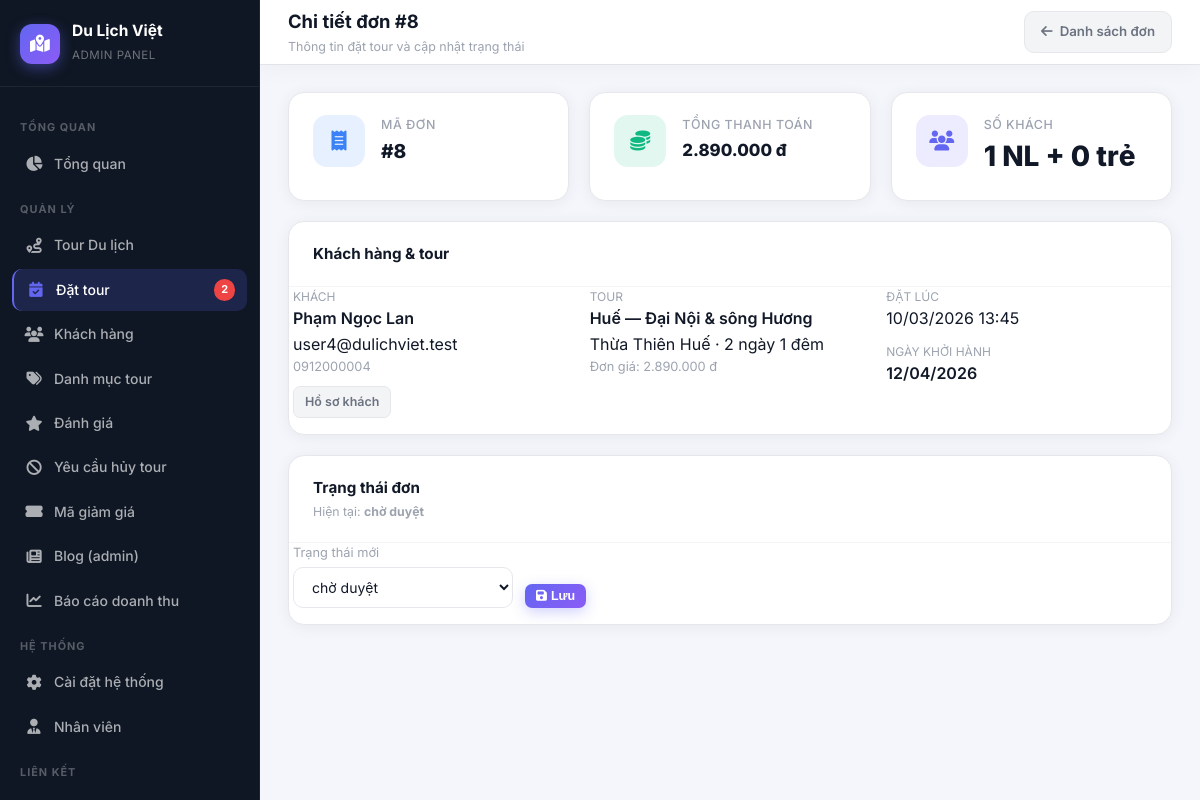
The app's page /admin/bookings/detail.php?id=8 (signed in) with its own data.
### tables this page shows
CREATE TABLE `bookings` (
  `id` INT UNSIGNED NOT NULL AUTO_INCREMENT,
  `user_id` INT UNSIGNED NOT NULL,
  `tour_id` INT UNSIGNED NOT NULL,
  `adults` INT UNSIGNED NOT NULL DEFAULT 1,
  `children` INT UNSIGNED NOT NULL DEFAULT 0,
  `departure_date` DATE NULL DEFAULT NULL,
  `coupon_code` VARCHAR(40) NULL DEFAULT NULL,
  `discount_amount` DECIMAL(12,2) NOT NULL DEFAULT 0.00,
  `holiday_surcharge_percent` TINYINT UNSIGNED NOT NULL DEFAULT 0,
  `holiday_surcharge_amount` DECIMAL(12,2) NOT NULL DEFAULT 0.00,
  `total_amount` DECIMAL(12,2) NOT NULL DEFAULT 0.00,
  `status` ENUM(
    'chờ duyệt',
    'đã xác nhận',
    'đã thanh toán',
    'yêu cầu hủy',
    'đã hủy'
  ) NOT NULL DEFAULT 'chờ duyệt',
  `cancel_reason` TEXT NULL DEFAULT NULL,
  `created_at` DATETIME NOT NULL DEFAULT CURRENT_TIMESTAMP,
  `updated_at` DATETIME NULL DEFAULT NULL ON UPDATE CURRENT_TIMESTAMP,
  PRIMARY KEY (`id`),
  KEY `idx_bookings_user` (`user_id`),
  KEY `idx_bookings_tour` (`tour_id`),
  KEY `idx_bookings_status` (`status`),
  KEY `idx_bookings_created` (`created_at`),
  CONSTRAINT `fk_bookings_user`
    FOREIGN KEY (`user_id`) REFERENCES `users` (`id`)
    ON DELETE CASCADE ON UPDATE CASCADE,
  CONSTRAINT `fk_bookings_tour`
    FOREIGN KEY (`tour_id`) REFERENCES `tours` (`id`)
    ON DELETE RESTRICT ON UPDATE CASCADE
);

CREATE TABLE `users` (
  `id` INT UNSIGNED NOT NULL AUTO_INCREMENT,
  `full_name` VARCHAR(120) NOT NULL,
  `email` VARCHAR(190) NOT NULL,
  `password` VARCHAR(255) NOT NULL,
  `phone` VARCHAR(20) NOT NULL DEFAULT '',
  `role` ENUM('user','staff','admin') NOT NULL DEFAULT 'user',
  `is_active` TINYINT(1) NOT NULL DEFAULT 1,
  `created_at` DATETIME NOT NULL DEFAULT CURRENT_TIMESTAMP,
  `updated_at` DATETIME NULL DEFAULT NULL ON UPDATE CURRENT_TIMESTAMP,
  PRIMARY KEY (`id`),
  UNIQUE KEY `uq_users_email` (`email`),
  KEY `idx_users_role` (`role`)
);

CREATE TABLE `tours` (
  `id` INT UNSIGNED NOT NULL AUTO_INCREMENT,
  `category_id` INT UNSIGNED NULL DEFAULT NULL,
  `tour_name` VARCHAR(255) NOT NULL,
  `description` TEXT NULL,
  `journey_intro` MEDIUMTEXT NULL DEFAULT NULL,
  `highlights` MEDIUMTEXT NULL DEFAULT NULL,
  `departure_schedule` MEDIUMTEXT NULL DEFAULT NULL,
  `itinerary` MEDIUMTEXT NULL DEFAULT NULL,
  `destination` VARCHAR(255) NOT NULL,
  `duration` VARCHAR(80) NOT NULL DEFAULT '',
  `price` DECIMAL(12,2) NOT NULL DEFAULT 0.00,
  `image_url` VARCHAR(512) NULL DEFAULT NULL,
  `gallery_urls` MEDIUMTEXT NULL DEFAULT NULL,
  `available_slots` INT UNSIGNED NOT NULL DEFAULT 0,
  `status` ENUM('hiện','ẩn') NOT NULL DEFAULT 'hiện',
  `created_at` DATETIME NOT NULL DEFAULT CURRENT_TIMESTAMP,
  `updated_at` DATETIME NULL DEFAULT NULL ON UPDATE CURRENT_TIMESTAMP,
  PRIMARY KEY (`id`),
  KEY `idx_tours_category` (`category_id`),
  KEY `idx_tours_status` (`status`),
  CONSTRAINT `fk_tours_category`
    FOREIGN KEY (`category_id`) REFERENCES `categories` (`id`)
    ON DELETE SET NULL ON UPDATE CASCADE
);

### includes/functions.php (called while the page is built, shortened)
<?php
function app_project_web_base(): string
{
    $sn = str_replace('\\', '/', (string) ($_SERVER['SCRIPT_NAME'] ?? ''));
    $dir = rtrim(dirname($sn), '/');
    $base = preg_replace('#(?:/admin|/staff|/auth|/frontend)(?:/.*)?$#', '', $dir);
    return $base === $dir ? $dir : (string) $base;
}
function app_url(string $path): string
{
    $b = app_project_web_base();
    $path = ltrim($path, '/');
    return ($b === '' ? '' : $b) . '/' . $path;
}
function app_admin_url(string $path): string
{
    return app_url('admin/' . ltrim($path, '/'));
}
function app_asset_url(string $path): string
{
    return app_url('assets/' . ltrim($path, '/'));
}

### admin/bookings/detail.php (the view, shortened to what this page needs)
<?php
require_once dirname(__DIR__, 2) . '/includes/db.php';
$id = (int) ($_GET['id'] ?? 0);
$allowedStatus = ['chờ duyệt', 'đã xác nhận', 'đã thanh toán', 'yêu cầu hủy', 'đã hủy'];
$row = null;
if ($id > 0) {
    try {
        $stmt = $pdo->prepare(
            "SELECT b.*, u.full_name, u.email, u.phone, u.id AS user_id,
                    t.tour_name, t.destination, t.duration, t.price AS tour_price
             FROM bookings b
             JOIN users u ON u.id = b.user_id
             JOIN tours t ON t.id = b.tour_id
             WHERE b.id = :id LIMIT 1"
        );
        $stmt->execute(['id' => $id]);
        $row = $stmt->fetch();
    } catch (Throwable) {
        $row = null;
    }
}
function h(mixed $v): string
{
    return htmlspecialchars((string) $v, ENT_QUOTES, 'UTF-8');
}
function money_fmt(float $n): string
{
    return number_format($n, 0, ',', '.') . ' đ';
}
$pageTitle    = 'Chi tiết đơn #' . ($row ? (string) $row['id'] : '?');
$pageSubtitle = 'Thông tin đặt tour và cập nhật trạng thái';
$activePage   = 'bookings';
$listUrl = htmlspecialchars(app_admin_url('bookings/list.php'), ENT_QUOTES, 'UTF-8');
$topbarActions = <<<HTML
  <a href="{$listUrl}" class="topbar-btn topbar-btn-ghost"><i class="fas fa-arrow-left"></i> Danh sách đơn</a>
HTML;
require dirname(__DIR__, 2) . '/includes/admin_header.php';
?>
<?php if (!$row): ?>
  <div class="data-card">
    <p class="cell-muted">Không tìm thấy đơn đặt.</p>
    <a href="list.php" class="btn btn-ghost btn-sm">← Quay lại</a>
  </div>
<?php else: ?>
  <div class="stats-grid" style="grid-template-columns:repeat(auto-fit,minmax(200px,1fr));margin-bottom:20px">
    <div class="stat-card">
      <div class="stat-icon blue"><i class="fas fa-receipt"></i></div>
      <div class="stat-info">
        <div class="stat-label">Mã đơn</div>
        <div class="stat-value" style="font-size:1.2rem">#<?= (int) $row['id'] ?></div>
      </div>
    </div>
    <div class="stat-card">
      <div class="stat-icon green"><i class="fas fa-coins"></i></div>
      <div class="stat-info">
        <div class="stat-label">Tổng thanh toán</div>
        <div class="stat-value" style="font-size:1.05rem"><?= money_fmt((float) $row['total_amount']) ?></div>
      </div>
    </div>
    <div class="stat-card">
      <div class="stat-icon purple"><i class="fas fa-users"></i></div>
      <div class="stat-info">
        <div class="stat-label">Số khách</div>
        <div class="stat-value"><?= (int) $row['adults'] ?> NL + <?= (int) $row['children'] ?> trẻ</div>
      </div>
    </div>
  </div>
  <div class="data-card" style="margin-bottom:20px">
    <div class="data-card-header">
      <div>
        <div class="data-card-title">Khách hàng & tour</div>
      </div>
    </div>
    <div style="display:grid;grid-template-columns:repeat(auto-fit,minmax(260px,1fr));gap:16px;padding:0 4px 16px">
      <div>
        <div class="cell-muted" style="font-size:0.75rem;text-transform:uppercase">Khách</div>
        <div class="cell-bold"><?= h($row['full_name']) ?></div>
        <div><?= h($row['email']) ?></div>
        <div class="cell-muted"><?= h($row['phone']) ?></div>
        <a href="<?= h(app_admin_url('users/detail.php?id=' . (int) $row['user_id'])) ?>" class="btn btn-ghost btn-sm" style="margin-top:8px">Hồ sơ khách</a>
      </div>
      <div>
        <div class="cell-muted" style="font-size:0.75rem;text-transform:uppercase">Tour</div>
        <div class="cell-bold"><?= h($row['tour_name']) ?></div>
        <div><?= h($row['destination']) ?> · <?= h($row['duration']) ?></div>
        <div class="cell-muted">Đơn giá: <?= money_fmt((float) $row['tour_price']) ?></div>
      </div>
      <div>
        <div class="cell-muted" style="font-size:0.75rem;text-transform:uppercase">Đặt lúc</div>
        <div><?= date('d/m/Y H:i', strtotime((string) $row['created_at'])) ?></div>
        <?php
          $depD = $row['departure_date'] ?? null;
          if ($depD): ?>
          <div class="cell-muted" style="margin-top:10px;font-size:0.75rem;text-transform:uppercase">Ngày khởi hành</div>
          <div class="cell-bold"><?= h(date('d/m/Y', strtotime((string) $depD))) ?></div>
        <?php endif; ?>
      </div>
    </div>
  </div>
  <div class="data-card">
    <div class="data-card-header">
      <div>
        <div class="data-card-title">Trạng thái đơn</div>
        <div class="data-card-sub">Hiện tại: <strong><?= h($row['status']) ?></strong></div>
      </div>
    </div>
    <form method="post" style="padding:0 4px 16px;display:flex;flex-wrap:wrap;gap:12px;align-items:flex-end">
      <div>
        <label class="cell-muted" style="display:block;font-size:0.8rem;margin-bottom:4px">Trạng thái mới</label>
        <select name="status" class="form-control" style="min-width:220px">
          <?php foreach ($allowedStatus as $st): ?>
            <option value="<?= h($st) ?>" <?= (string) $row['status'] === $st ? 'selected' : '' ?>><?= h($st) ?></option>
          <?php endforeach; ?>
        </select>
      </div>
      <button type="submit" name="update_status" value="1" class="btn btn-primary btn-sm">
        <i class="fas fa-save"></i> Lưu
      </button>
    </form>
  </div>
<?php endif; ?>
<?php require dirname(__DIR__, 2) . '/includes/admin_footer.php'; ?>

### includes/admin_header.php (shortened to what this page needs)
<?php
require_once __DIR__ . '/functions.php';
$activePage   = isset($activePage)   ? (string) $activePage   : 'dashboard';
$pageTitle    = isset($pageTitle)    ? (string) $pageTitle    : 'Tổng quan';
$pageSubtitle = isset($pageSubtitle) ? (string) $pageSubtitle : '';
$adminRole = isset($_SESSION['role'])      ? (string) $_SESSION['role']      : 'admin';
$pendingCount = 0;
try {
    $res = $pdo->query("SELECT COUNT(*) FROM bookings WHERE status = 'chờ duyệt'");
    $pendingCount = (int) $res->fetchColumn();
} catch (Throwable) {}
function adminH(mixed $v): string {
    return htmlspecialchars((string) $v, ENT_QUOTES, 'UTF-8');
}
?>
<!doctype html>
<html lang="vi">
<head>
  <link rel="stylesheet" href="https://cdnjs.cloudflare.com/ajax/libs/font-awesome/6.5.0/css/all.min.css" />
  <link rel="stylesheet" href="<?= htmlspecialchars(app_asset_url('css/admin.css'), ENT_QUOTES, 'UTF-8') ?>" />
</head>
<body>
<div class="admin-layout">
  <aside class="admin-sidebar" id="adminSidebar">
    <a href="<?= htmlspecialchars(app_admin_url('index.php'), ENT_QUOTES, 'UTF-8') ?>" class="sidebar-brand">
      <div class="brand-icon"><i class="fas fa-map-marked-alt"></i></div>
      <div class="brand-text">
        <strong>Du Lịch Việt</strong>
        <span>Admin Panel</span>
      </div>
    </a>
    <nav class="sidebar-nav">
      <div class="nav-section-label">Tổng quan</div>
      <a href="<?= htmlspecialchars(app_admin_url('index.php'), ENT_QUOTES, 'UTF-8') ?>" class="nav-item <?= $activePage === 'dashboard' ? 'active' : '' ?>">
        <i class="fas fa-chart-pie"></i> Tổng quan
      </a>
      <div class="nav-section-label">Quản lý</div>
      <a href="<?= htmlspecialchars(app_admin_url('tours/list.php'), ENT_QUOTES, 'UTF-8') ?>" class="nav-item <?= $activePage === 'tours' ? 'active' : '' ?>">
        <i class="fas fa-route"></i> Tour Du lịch
      </a>
      <a href="<?= htmlspecialchars(app_admin_url('bookings/list.php'), ENT_QUOTES, 'UTF-8') ?>" class="nav-item <?= $activePage === 'bookings' ? 'active' : '' ?>">
        <i class="fas fa-calendar-check"></i> Đặt tour
        <?php if ($pendingCount > 0): ?>
          <span class="nav-badge"><?= $pendingCount ?></span>
        <?php endif; ?>
      </a>
      <a href="<?= htmlspecialchars(app_admin_url('users/list.php'), ENT_QUOTES, 'UTF-8') ?>" class="nav-item <?= $activePage === 'users' ? 'active' : '' ?>">
        <i class="fas fa-users"></i> Khách hàng
      </a>
      <a href="<?= htmlspecialchars(app_admin_url('categories/list.php'), ENT_QUOTES, 'UTF-8') ?>" class="nav-item <?= $activePage === 'categories' ? 'active' : '' ?>">
        <i class="fas fa-tags"></i> Danh mục tour
      </a>
      <a href="<?= htmlspecialchars(app_admin_url('reviews/list.php'), ENT_QUOTES, 'UTF-8') ?>" class="nav-item <?= $activePage === 'reviews' ? 'active' : '' ?>">
        <i class="fas fa-star"></i> Đánh giá
      </a>
      <a href="<?= htmlspecialchars(app_admin_url('cancel_requests/list.php'), ENT_QUOTES, 'UTF-8') ?>" class="nav-item <?= $activePage === 'cancel_requests' ? 'active' : '' ?>">
        <i class="fas fa-ban"></i> Yêu cầu hủy tour
      </a>
      <a href="<?= htmlspecialchars(app_admin_url('coupons/list.php'), ENT_QUOTES, 'UTF-8') ?>" class="nav-item <?= $activePage === 'coupons' ? 'active' : '' ?>">
        <i class="fas fa-ticket-alt"></i> Mã giảm giá
      </a>
      <a href="<?= htmlspecialchars(app_admin_url('blog/list.php'), ENT_QUOTES, 'UTF-8') ?>" class="nav-item <?= $activePage === 'blog_admin' ? 'active' : '' ?>">
        <i class="fas fa-newspaper"></i> Blog (admin)
      </a>
      <a href="<?= htmlspecialchars(app_admin_url('reports/revenue.php'), ENT_QUOTES, 'UTF-8') ?>" class="nav-item <?= $activePage === 'reports' ? 'active' : '' ?>">
        <i class="fas fa-chart-line"></i> Báo cáo doanh thu
      </a>
      <?php if ($adminRole === 'admin'): ?>
      <div class="nav-section-label">Hệ thống</div>
      <a href="<?= htmlspecialchars(app_admin_url('settings/index.php'), ENT_QUOTES, 'UTF-8') ?>" class="nav-item <?= $activePage === 'settings' ? 'active' : '' ?>">
        <i class="fas fa-cog"></i> Cài đặt hệ thống
      </a>
      <a href="<?= htmlspecialchars(app_admin_url('staff/list.php'), ENT_QUOTES, 'UTF-8') ?>" class="nav-item <?= $activePage === 'staff' ? 'active' : '' ?>">
        <i class="fas fa-user-tie"></i> Nhân viên
      </a>
      <?php endif; ?>
      <div class="nav-section-label">Liên kết</div>
      <a href="<?= htmlspecialchars(app_url('frontend/index.php'), ENT_QUOTES, 'UTF-8') ?>" class="nav-item">
      </a>
    </nav>
  </aside>
  <main class="admin-main">
    <header class="admin-topbar">
      <div class="topbar-title">
        <h1><?= adminH($pageTitle) ?></h1>
        <?php if ($pageSubtitle): ?>
          <p><?= adminH($pageSubtitle) ?></p>
        <?php endif; ?>
      </div>
      <div class="topbar-actions">
        <?= $topbarActions ?? '' ?>
      </div>
    </header>
    <div class="admin-body">

### records on screen
bookings: id "Chi tiết đơn #8", id "8", total_amount "2.890.000 đ", adults "1", children "0", user.full_name "Phạm Ngọc Lan", user.email "user4@dulichviet.test", user.phone "0912000004", tour.tour_name "Huế — Đại Nội & sông Hương", tour.destination "Thừa Thiên Huế", tour.duration "2 ngày 1 đêm", tour.price "2.890.000 đ", created_at "10/03/2026 13:45", departure_date "12/04/2026", status "chờ duyệt"

### other values on screen
$pendingCount "2"
adminH($pageSubtitle) "Thông tin đặt tour và cập nhật trạng thái"
form field status "chờ duyệt"
